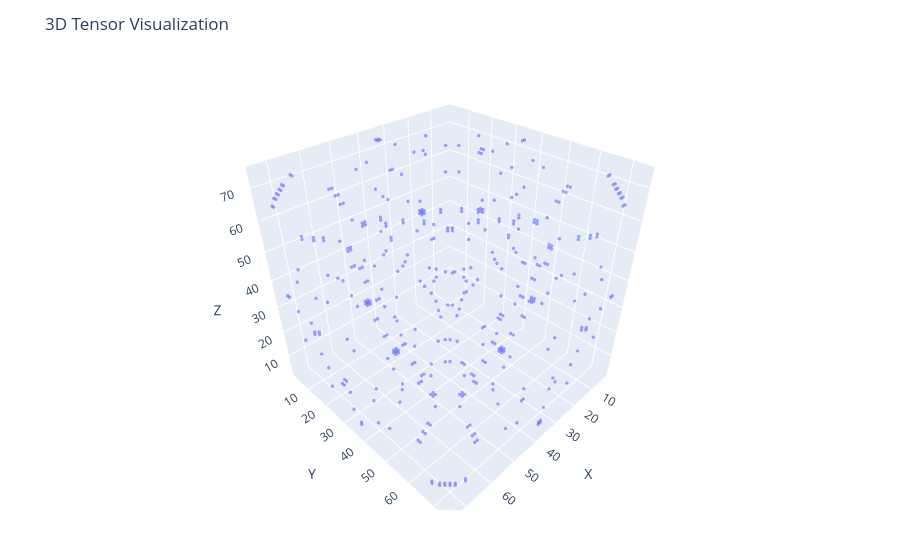

The cell this chart's notebook holds for it:
### Code cell
strat = toSurfaceTensor(asTen)
plotTensor(strat.tensor, 0.05)

### Figure 1 — Plotly figure (JSON) as saved in the notebook; plotly's stock layout.template omitted (floating-point values rounded to 4 significant figures; data arrays with more than 128 entries replaced by an {"elided": "..."} marker saying what was removed)
{"data": [{"marker": {"opacity": 0.6, "size": 2}, "mode": "markers", "type": "scatter3d", "x": {"elided": "418 int values"}, "y": {"elided": "418 int values"}, "z": {"elided": "418 int values"}}], "layout": {"margin": {"b": 50, "l": 50, "r": 50, "t": 60}, "scene": {"aspectmode": "cube", "xaxis": {"range": [1, 76], "title": "X"}, "yaxis": {"range": [1, 76], "title": "Y"}, "zaxis": {"range": [1, 76], "title": "Z"}}, "title": "3D Tensor Visualization"}}
